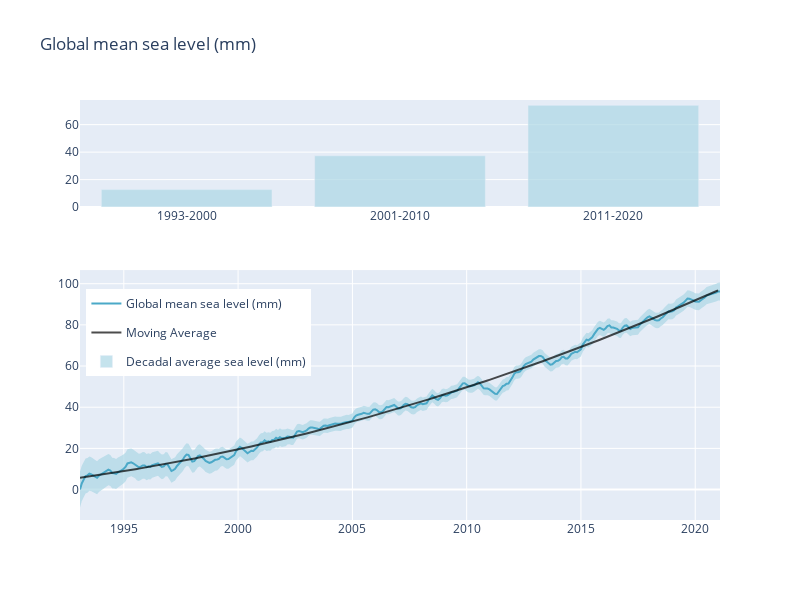

Source (notebook cell):
### Code cell
plot_repro_gmsl_interact()

### Figure 1 — Plotly figure (JSON) as saved in the notebook; plotly's stock layout.template omitted (floating-point values rounded to 4 significant figures; data arrays with more than 128 entries replaced by an {"elided": "..."} marker saying what was removed)
{"data": [{"hoverinfo": "none", "legendgroup": "Global mean sea level", "line": {"width": 0}, "marker": {"color": "rgba(173,216,230,0.7)"}, "mode": "lines", "name": "Uncertainty", "showlegend": false, "type": "scatter", "x": {"elided": "337 str values"}, "xaxis": "x2", "y": {"elided": "337 float values"}, "yaxis": "y2"}, {"fill": "tonexty", "fillcolor": "rgba(173,216,230,0.7)", "hoverinfo": "none", "legendgroup": "Global mean sea level", "line": {"width": 0}, "marker": {"color": "rgba(173,216,230,0.7)"}, "mode": "lines", "name": "Uncertainty", "showlegend": false, "type": "scatter", "x": {"elided": "337 str values"}, "xaxis": "x2", "y": {"elided": "337 float values"}, "yaxis": "y2"}, {"legendgroup": "Global mean sea level", "marker": {"color": "rgb(75,169,200)"}, "name": "Global mean sea level (mm)", "type": "scatter", "x": {"elided": "337 str values"}, "xaxis": "x2", "y": {"elided": "337 float values"}, "yaxis": "y2"}, {"marker": {"color": "rgba(0,0,0,0.7)"}, "name": "Moving Average", "type": "scatter", "x": {"elided": "336 str values"}, "xaxis": "x2", "y": {"elided": "337 float values"}, "yaxis": "y2"}, {"marker": {"color": "rgba(173,216,230,0.7)"}, "name": "Decadal average sea level (mm)", "type": "bar", "x": ["1993-2000", "2001-2010", "2011-2020"], "xaxis": "x", "y": [12.72, 37.35, 74.03], "yaxis": "y"}], "layout": {"dragmode": false, "height": 600, "legend": {"x": 0.01, "xanchor": "left", "y": 0.55, "yanchor": "top"}, "modebar": {"remove": ["zoom", "pan", "select", "lasso2d", "zoomIn", "zoomOut", "autoScale", "resetScale"]}, "title": {"text": "Global mean sea level (mm)"}, "width": 800, "xaxis": {"anchor": "y", "domain": [0, 1]}, "xaxis2": {"anchor": "y2", "domain": [0, 1]}, "yaxis": {"anchor": "x", "domain": [0.745, 1]}, "yaxis2": {"anchor": "x2", "domain": [0, 0.595]}}}
